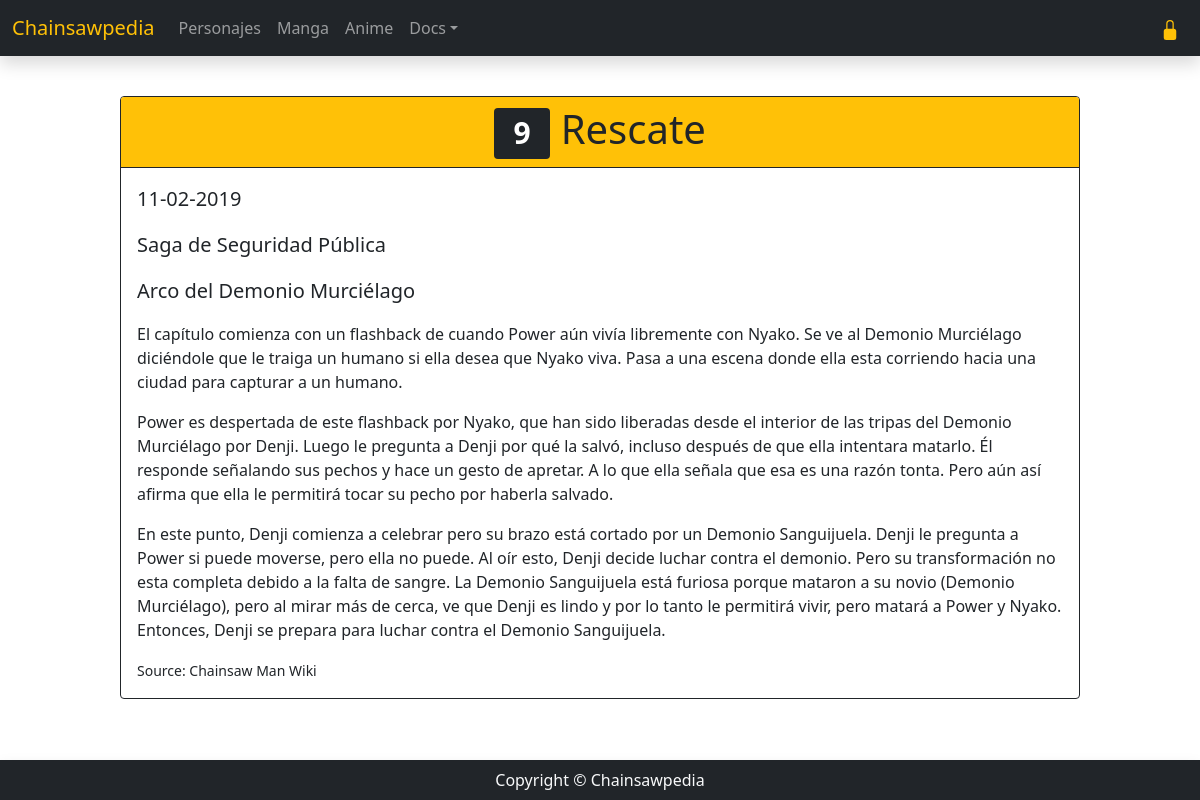
Page /manga/9 on the committed database.
### mangas/models.py (models this page shows, shortened)
class Manga(models.Model):
    number = models.IntegerField(null=True, blank=True)
    title = models.CharField(max_length=100, null=True, blank=True)
    date = models.DateField(null=True, blank=True)
    plot = models.TextField(null=True, blank=True)
    source = models.CharField(max_length=50, null=True, blank=True)
    volume = models.ForeignKey(Volume, on_delete=models.SET_NULL, null=True, related_name='mangas')
    arc = models.ForeignKey(Arc, on_delete=models.SET_NULL, null=True, related_name='mangas')

### arcs/models.py (models this page shows, shortened)
class Arc(models.Model):
    number = models.IntegerField(null=True, blank=True)
    title = models.CharField(max_length=100, null=True, blank=True)
    saga = models.ForeignKey(Saga, on_delete=models.SET_NULL, null=True, related_name='arcs')

### sagas/models.py (models this page shows, shortened)
class Saga(models.Model):
    number = models.IntegerField(null=True, blank=True)
    title = models.CharField(max_length=50, null=True, blank=True)

### mangas/views.py (the view)
# urls.py: path('manga/<int:pk>', manga_detail, name='manga_detail'),
def manga_detail(request, pk):
    manga = get_object_or_404(Manga, pk=pk)
    return render(request, 'manga_detail.html', {'manga': manga})

### mangas/templates/manga_detail.html
{% extends "base.html" %}
{% load static %}
{% block changingContent %}
<div class="container my-5 py-5">
    <div class="card border-dark mx-auto" style="max-width: 60rem;">
        <div class="card-header bg-warning border-dark h1 text-center">
            <span class="badge bg-dark">{{manga.number}}</span>
            {{manga.title}}
        </div>
        <div class="card-body">
            <p class="lead">{{manga.date|date:"d-m-Y"}}</p>
            <p class="lead">{{manga.arc.saga.title}}</p>
            <p class="lead">{{manga.arc.title}}</p>
            <p>{{manga.plot|linebreaks}}</p>
            <small>Source: {{manga.source}}</small>
        </div>
    </div>
</div>
{% endblock %}

### rows in the picture
Manga: number "9", title "Rescate", date "11-02-2019", arc.saga "Saga de Seguridad Pública", arc "Arco del Demonio Murciélago", plot "El capítulo comienza con un flashback de cuando Power aún vivía libremente con Nyako. Se ve al Demonio Murciélago diciéndole que le traiga un humano si ella desea que Nyako viva. Pasa a una escena donde ella esta corriendo hacia una ciudad para capturar a un humano. Power es despertada de este flashback por Nyako, que han sido liberadas desde el interior de las tripas del Demonio Murciélago por Denji. Luego le pregunta a Denji por qué la salvó, incluso después de que ella intentara matarlo. Él responde señalando sus pechos y hace un gesto de apretar. A lo que ella señala que esa es una razón tonta. Pero aún así afirma que ella le permitirá tocar su pecho por haberla salvado. En este punto,…", source "Chainsaw Man Wiki"
